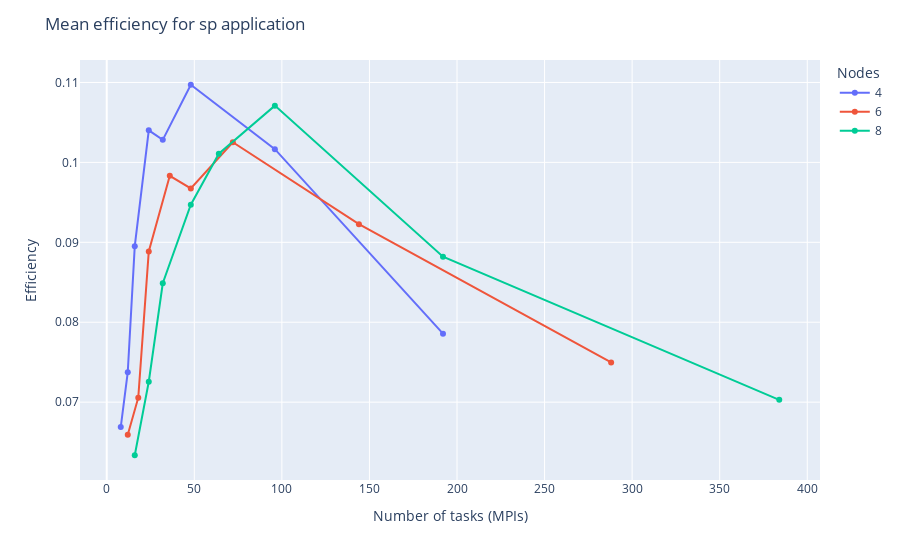

The cell this chart's notebook holds for it:
### Markdown cell above
## Efficiency vs ntasks (MPIs)

### Code cell
fig = px.line(x=sp['ntasks'], y=sp['efficiency'],
                markers=True,
                color=sp['nodes'])

# change the title
fig.update_layout(title='Mean efficiency for sp application',
                    legend_title_text='Nodes',
                    xaxis_title='Number of tasks (MPIs)',
                    yaxis_title='Efficiency')

fig.show()

### Figure 1 — Plotly figure (JSON) as saved in the notebook; plotly's stock layout.template omitted (floating-point values rounded to 4 significant figures)
{"data": [{"hovertemplate": "color=4<br>x=%{x}<br>y=%{y}<extra></extra>", "legendgroup": "4", "line": {"color": "#636efa", "dash": "solid"}, "marker": {"symbol": "circle"}, "mode": "lines+markers", "name": "4", "orientation": "v", "showlegend": true, "type": "scatter", "x": [8, 12, 16, 24, 32, 48, 96, 192], "xaxis": "x", "y": [0.06689, 0.07374, 0.08952, 0.104, 0.1028, 0.1097, 0.1017, 0.07857], "yaxis": "y"}, {"hovertemplate": "color=6<br>x=%{x}<br>y=%{y}<extra></extra>", "legendgroup": "6", "line": {"color": "#EF553B", "dash": "solid"}, "marker": {"symbol": "circle"}, "mode": "lines+markers", "name": "6", "orientation": "v", "showlegend": true, "type": "scatter", "x": [12, 18, 24, 36, 48, 72, 144, 288], "xaxis": "x", "y": [0.06591, 0.07056, 0.08886, 0.09832, 0.09674, 0.1025, 0.09227, 0.07497], "yaxis": "y"}, {"hovertemplate": "color=8<br>x=%{x}<br>y=%{y}<extra></extra>", "legendgroup": "8", "line": {"color": "#00cc96", "dash": "solid"}, "marker": {"symbol": "circle"}, "mode": "lines+markers", "name": "8", "orientation": "v", "showlegend": true, "type": "scatter", "x": [16, 24, 32, 48, 64, 96, 192, 384], "xaxis": "x", "y": [0.06336, 0.07255, 0.08487, 0.0947, 0.1011, 0.1071, 0.0882, 0.07029], "yaxis": "y"}], "layout": {"legend": {"title": {"text": "Nodes"}, "tracegroupgap": 0}, "margin": {"t": 60}, "title": {"text": "Mean efficiency for sp application"}, "xaxis": {"anchor": "y", "domain": [0, 1], "title": {"text": "Number of tasks (MPIs)"}}, "yaxis": {"anchor": "x", "domain": [0, 1], "title": {"text": "Efficiency"}}}}
